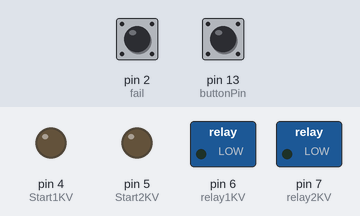
Bench run of a sketch on a simulated Arduino Uno, built with avr-gcc and run on an emulated ATmega328P. Parts: switched loads named in the sketch (green lamp = pin HIGH), output pins drawn as LEDs (lit = HIGH). The inputs (shaded band) are chosen by the test bench; at power-on: pin 13 (buttonPin) HIGH, pin 2 (fail) HIGH.

Above: at 1.2 s.
1.3 s: pin 13 (buttonPin) pulled LOW for 1 s
At 3.6 s:
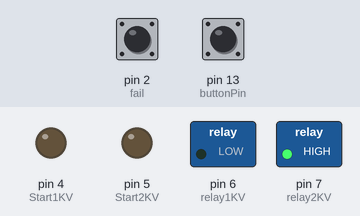
At 9.5 s:
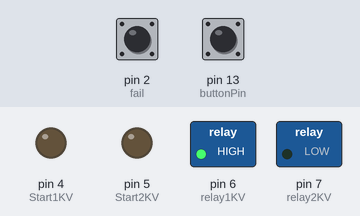
Timing chart, 0 to 15.2 s (numbered marks = the images above; inputs shaded):
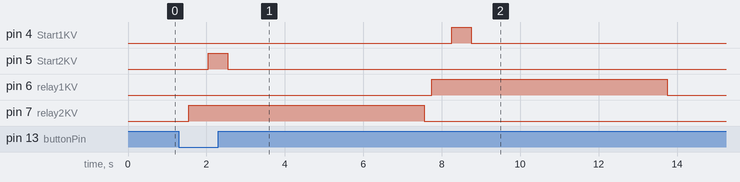

The sketch:

HIPOT_V2.ino
```cpp
//=========== CONSTANTES E VARIÁVEIS ===========
const int buttonPin = 13;                         //Botão de Início da JIG de Hipot

const int Start1KV = 4;                           //Relé de Start1KV da máquina de Hipot
const int Start2KV = 5;                           //Relé de Start2kV da máquina de Hipot
const int relay1KV = 6;                           //Relé de ativação contatora de 1KV para Pima e Borne
const int relay2KV = 7;                           // Relé de ativação contatora de 2KV para Borne

const int fail = 2;                               // Entrada GND do Hipot quando o medidor falha no teste
const int pass = 3;                               // Entrada GND do Hipot quando o medidor passa no teste

int buttonStateAtual = HIGH;                      // Definindo a variável para armazenar o estado do botão atual
int buttonStateAnterior = HIGH;                   // Definindo a variável para armazenar o estado do botão anterior
int passState = 1;                                // Variavél booleana de aprovado
int failState = 1;                                // Variavél booleana de reprovado

unsigned long currentMillis = 0;                  // Variavél que armazena o tempo do início dos testes
unsigned long timerLastButton = millis();         // Variavél que armazena o tempo da última vez q o botão foi pressionado

//========= CONFIGURAÇÃO ENTRADAS/SAÍDAS =========
void setup() {
  Serial.begin(9600);
  pinMode(buttonPin, INPUT_PULLUP);
  pinMode(pass, INPUT_PULLUP);
  pinMode(fail, INPUT_PULLUP);

  pinMode(Start2KV, OUTPUT);
  pinMode(Start1KV, OUTPUT);
  pinMode(relay1KV, OUTPUT);
  pinMode(relay2KV, OUTPUT);

  // Desligando os relés no início
  digitalWrite(relay1KV, LOW);
  digitalWrite(relay2KV, LOW);
  digitalWrite(Start2KV, LOW);
  digitalWrite(Start1KV, LOW);

}

//========= TESTE DE 2KV =========
void teste2KV(){
  digitalWrite(relay2KV, HIGH);                   // Acionamento da contactora responsável pelo 2KV
  delay(500);
  digitalWrite(Start2KV, HIGH);                   // Liga e desliga o relé, para apenas criar um pulso para a máquina de HIPOT de 2KV
  delay(500);
  digitalWrite(Start2KV, LOW);
}

//========= TESTE DE 1KV =========
void teste1KV(){
  digitalWrite(relay1KV, HIGH);                   // Acionamento da contactora responsável pelo 1KV
  delay(500);
  digitalWrite(Start1KV, HIGH);                    // Liga e desliga o relé, para apenas criar um pulso para a máquina de HIPOT de 2KV
  delay(500);
  digitalWrite(Start1KV, LOW);
}

//========= FUNÇÃO DE LOOP PARA ESPERA DA RESPOSTA DE PASS OU FAIL =========
void looppassfail(){
  currentMillis = millis();                       // Faz o armazenamento do tempo de início do teste
  while( millis() < currentMillis + 5000){        // Condição que fará rodar o teste até que o tempo atual millis, passe 5 segundos após o inicio de teste
    failState = digitalRead(fail);                // To do: fazer o arduino receber a falha e resetar o HIPOT após uma quantidade de tempo de alarme e parar os teste seguintes
    //Serial.print("failState:");
    //Serial.println(failState);
    /*if(failState == LOW){
      delay(1000);
      digitalWrite(ResetHP, HIGH);
      delay(200);
      digitalWrite(ResetHP, LOW);
      delay(100);
      digitalWrite(ResetHP, HIGH);
      delay(100);
      digitalWrite(ResetHP, LOW);
      //asm volatile("jmp 0");
    }
    passState = digitalRead(pass);
    //Serial.println(passState);
    if(passState == LOW){
      break;
    }*/
  }
}

void loop() {

  buttonStateAtual = digitalRead(buttonPin);      // Lendo o estado do botão

  if (buttonStateAtual == HIGH && buttonStateAnterior == HIGH) {  // Condição para saber se o botão não foi precionado
    timerLastButton = millis();                   // Caso não seja precionado, o estado de não precionado recebe um novo tempo atual
  }

  if (buttonStateAtual == LOW && buttonStateAnterior == HIGH && (millis() - timerLastButton) >= 250) {  //Além da lógica do aperto do botão ...
    teste2KV();                                   //... foi adcionado um tempo, onde precisasse segurar por pouco tempo o botão ...
    looppassfail();                               //... para evitar ativações por ruídos
    digitalWrite(relay2KV, LOW);                  // Após o tempo de teste, desliga a contatora de 2KV
    delay(200);
    //fim do teste de 2KV

    teste1KV();                                   // Função que pulsa o botão de start do HIPOT de 1KV e liga a contatora
    looppassfail();                               // Contagem do tempo de teste
    digitalWrite(relay1KV, LOW);                  // Após o tempo de teste, desliga a contatora de 1KV
    //fim do teste de 1kV

  } else {
    digitalWrite(relay1KV, LOW);                  // Mantém desligado as contatoras enquanto nao for precionado o botão
    digitalWrite(relay2KV, LOW);
  }
  if (buttonStateAtual == HIGH){                  // Atualização do estado do botão anterior para termos a lógica de rampa de subida
    buttonStateAnterior = buttonStateAtual;
    timerLastButton = millis();
  }
}
```

Measured:
- after the input at 1.3 s, pin 4 (Start1KV): LOW → HIGH after 6.9 s, → LOW 0.50 s later; pin 5 (Start2KV): LOW → HIGH after 0.75 s, → LOW 0.50 s later; pin 6 (relay1KV): LOW → HIGH after 6.4 s, → LOW 6.0 s later; pin 7 (relay2KV): LOW → HIGH after 0.25 s, → LOW 6.0 s later
